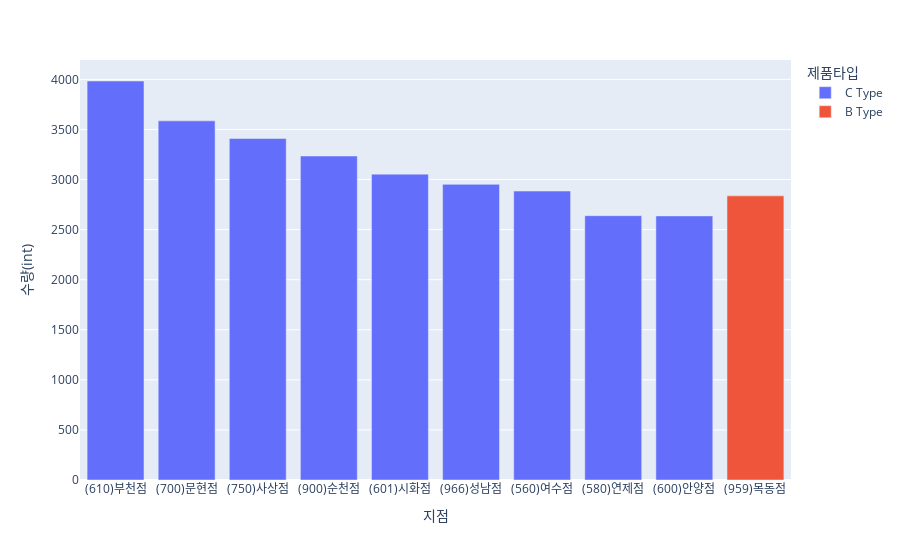

Write notebook code for a chart like this one.
### Code cell
fig = px.bar(df6, x="지점", y="수량(int)", color="제품타입")
fig.show()

### Figure 1 — Plotly figure (JSON) as saved in the notebook; plotly's stock layout.template omitted (floating-point values rounded to 4 significant figures)
{"data": [{"alignmentgroup": "True", "hovertemplate": "제품타입=C Type<br>지점=%{x}<br>수량(int)=%{y}<extra></extra>", "legendgroup": "C Type", "marker": {"color": "#636efa", "pattern": {"shape": ""}}, "name": "C Type", "offsetgroup": "C Type", "orientation": "v", "showlegend": true, "textposition": "auto", "type": "bar", "x": ["(610)부천점", "(700)문현점", "(750)사상점", "(900)순천점", "(601)시화점", "(966)성남점", "(560)여수점", "(580)연제점", "(600)안양점"], "xaxis": "x", "y": [3984, 3586, 3410, 3235, 3054, 2952, 2885, 2639, 2637], "yaxis": "y"}, {"alignmentgroup": "True", "hovertemplate": "제품타입=B Type<br>지점=%{x}<br>수량(int)=%{y}<extra></extra>", "legendgroup": "B Type", "marker": {"color": "#EF553B", "pattern": {"shape": ""}}, "name": "B Type", "offsetgroup": "B Type", "orientation": "v", "showlegend": true, "textposition": "auto", "type": "bar", "x": ["(959)목동점"], "xaxis": "x", "y": [2837], "yaxis": "y"}], "layout": {"barmode": "relative", "legend": {"title": {"text": "제품타입"}, "tracegroupgap": 0}, "margin": {"t": 60}, "xaxis": {"anchor": "y", "domain": [0, 1], "title": {"text": "지점"}}, "yaxis": {"anchor": "x", "domain": [0, 1], "title": {"text": "수량(int)"}}}}
